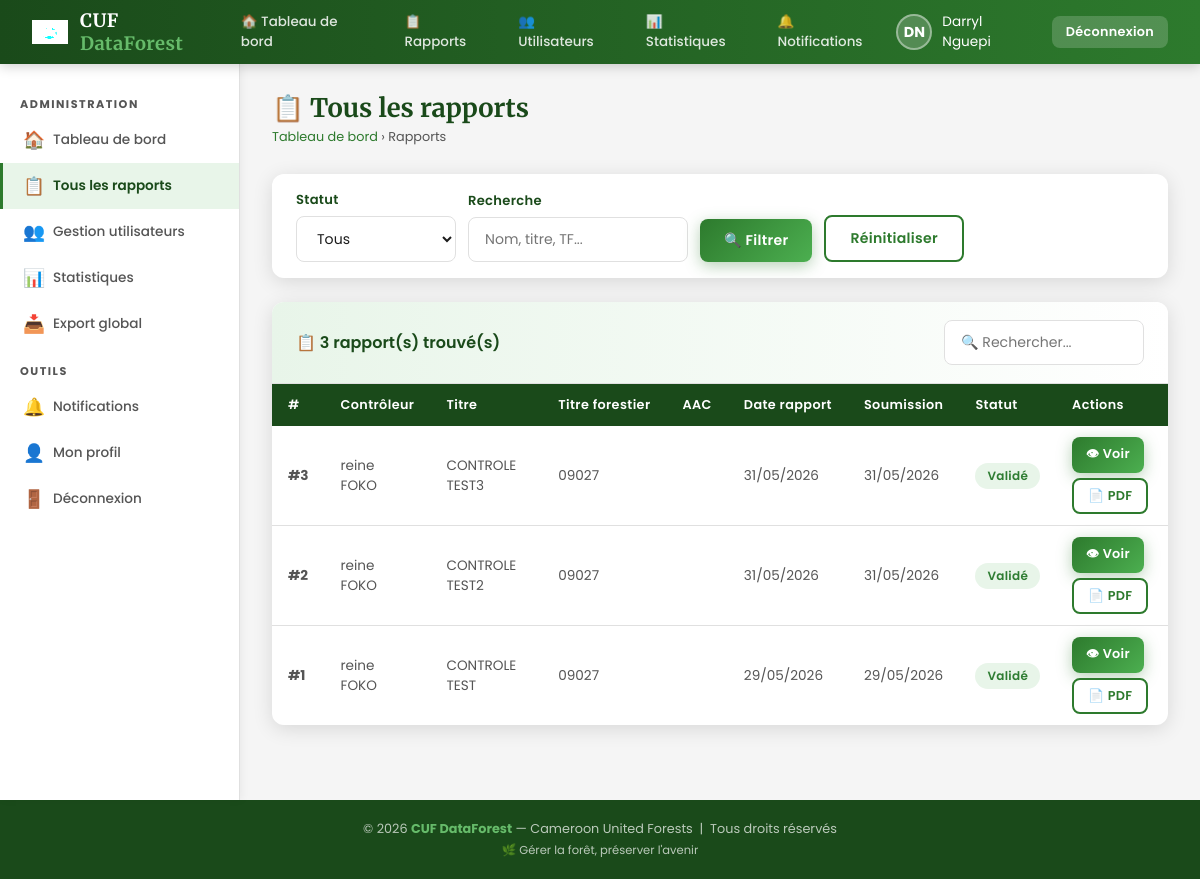
Page /pages/rapports_admin.php (signed in) on the committed database.
### tables this page shows
CREATE TABLE `rapports` (
  `id` int(11) NOT NULL,
  `controleur_id` int(11) NOT NULL,
  `titre` varchar(200) DEFAULT NULL,
  `titre_forestier` varchar(100) DEFAULT NULL,
  `aac` varchar(50) DEFAULT NULL,
  `date_rapport` date NOT NULL,
  `statut` enum('brouillon','soumis','validé','rejeté') DEFAULT 'brouillon',
  `avis_global` text DEFAULT NULL,
  `note_globale` decimal(5,2) DEFAULT NULL,
  `date_soumission` datetime DEFAULT NULL,
  `date_validation` datetime DEFAULT NULL,
  `admin_id` int(11) DEFAULT NULL,
  `commentaire_admin` text DEFAULT NULL,
  `pdf_path` varchar(255) DEFAULT NULL,
  `date_creation` datetime DEFAULT current_timestamp()
);

CREATE TABLE `users` (
  `id` int(11) NOT NULL,
  `nom` varchar(100) NOT NULL,
  `prenom` varchar(100) NOT NULL,
  `email` varchar(150) NOT NULL,
  `password` varchar(255) NOT NULL,
  `role` enum('administrateur','controleur') NOT NULL DEFAULT 'controleur',
  `titre_forestier` varchar(100) DEFAULT NULL,
  `aac` varchar(50) DEFAULT NULL,
  `statut` enum('actif','inactif','en_attente') DEFAULT 'en_attente',
  `date_creation` datetime DEFAULT current_timestamp(),
  `derniere_connexion` datetime DEFAULT NULL
);

### includes/config.php (called while the page is built, shortened)
<?php
function sanitize($data) {
    return htmlspecialchars(strip_tags(trim($data)));
}
?>

### pages/rapports_admin.php (the view, shortened to what this page needs)
<?php
require_once '../includes/config.php';
$db=getDB();
$filter_search=sanitize($_GET['q']??'');
$where='WHERE 1=1';
$stmt=$db->prepare("SELECT r.*,u.nom,u.prenom,u.titre_forestier as tf FROM rapports r JOIN users u ON r.controleur_id=u.id $where ORDER BY r.date_creation DESC");
$stmt->execute();
$rapports=$stmt->get_result()->fetch_all(MYSQLI_ASSOC);
include '../includes/header.php';
?>
<div class="page-header">
    <div><h1 class="page-title">📋 Tous les rapports</h1>
    <div class="breadcrumb"><a href="../dashboard_admin.php">Tableau de bord</a> › Rapports</div></div>
</div>
<div class="card fade-in mb-3">
    <div class="card-body" style="padding:16px 24px;">
        <form method="GET" style="display:flex;gap:12px;flex-wrap:wrap;align-items:flex-end;">
            <div class="form-group mb-0">
                <label>Statut</label>
                <select name="statut" class="form-control" style="width:160px;">
                    <option value="">Tous</option>
                </select>
            </div>
            <div class="form-group mb-0">
                <label>Recherche</label>
                <input type="text" name="q" class="form-control" style="width:220px;" placeholder="Nom, titre, TF..." value="<?=$filter_search?>"/>
            </div>
            <button type="submit" class="btn btn-primary">🔍 Filtrer</button>
            <a href="rapports_admin.php" class="btn btn-secondary">Réinitialiser</a>
        </form>
    </div>
</div>
<div class="card fade-in">
    <div class="card-header">
        <span class="card-title">📋 <?=count($rapports)?> rapport(s) trouvé(s)</span>
        <input type="text" id="table-search" class="form-control" style="width:200px;" placeholder="🔍 Rechercher..."/>
    </div>
    <div class="card-body" style="padding:0;">
        <div class="table-wrapper">
        <table>
            <thead><tr>
                <th>#</th><th>Contrôleur</th><th>Titre</th><th>Titre forestier</th>
                <th>AAC</th><th>Date rapport</th><th>Soumission</th><th>Statut</th><th>Actions</th>
            </tr></thead>
            <tbody>
            <?php foreach($rapports as $r):
                $b=['brouillon'=>'secondary','soumis'=>'warning','validé'=>'success','rejeté'=>'danger'];
            ?>
            <tr>
                <td><strong>#<?=$r['id']?></strong></td>
                <td><?=htmlspecialchars($r['prenom'].' '.$r['nom'])?></td>
                <td><?=htmlspecialchars($r['titre']??'Rapport #'.$r['id'])?></td>
                <td><?=htmlspecialchars($r['titre_forestier']??'-')?></td>
                <td><?=htmlspecialchars($r['aac']??'-')?></td>
                <td><?=date('d/m/Y',strtotime($r['date_rapport']))?></td>
                <td><?=$r['date_soumission']?date('d/m/Y',strtotime($r['date_soumission'])):'-'?></td>
                <td><span class="badge badge-<?=$b[$r['statut']]??'secondary'?>"><?=ucfirst($r['statut'])?></span></td>
                <td style="display:flex;gap:5px;flex-wrap:wrap;">
                    <a href="rapport_detail.php?id=<?=$r['id']?>" class="btn btn-sm btn-primary">👁 Voir</a>
                    <a href="generer_pdf.php?id=<?=$r['id']?>" class="btn btn-sm btn-secondary" target="_blank">📄 PDF</a>
                </td>
            </tr>
            <?php endforeach;?>
            </tbody>
        </table>
        </div>
    </div>
</div>
<?php include '../includes/footer.php';?>

### css/style.css (style rules this page uses)
:root { --vert-fonce: #1a4a1a; --vert-moyen: #2d7a2d; --vert-clair: #4caf50; --vert-pale: #e8f5e9; --vert-accent: #66bb6a; --blanc: #ffffff; --gris-clair: #f5f5f5; --gris-moyen: #e0e0e0; --gris-texte: #555555; --noir-doux: #1c1c1c; --orange-alerte:#ff9800; --rouge: #e53935; --bleu-info: #1976d2; --ombre: 0 4px 20px rgba(0,0,0,0.12); --ombre-forte: 0 8px 32px rgba(0,0,0,0.18); --radius: 12px; --radius-sm: 8px; --transition: all 0.3s ease; }
* { margin: 0; padding: 0; box-sizing: border-box; }
body { font-family: 'Poppins', sans-serif; background: var(--gris-clair); color: var(--noir-doux); min-height: 100vh; }
.form-group { margin-bottom: 18px; }
.form-group label { display: block; font-size: 0.82rem; font-weight: 600; color: var(--vert-fonce); margin-bottom: 6px; letter-spacing: 0.3px; }
.form-control { width: 100%; padding: 11px 16px; border: 1.5px solid var(--gris-moyen); border-radius: var(--radius-sm); font-family: 'Poppins', sans-serif; font-size: 0.88rem; color: var(--noir-doux); background: white; transition: var(--transition); outline: none; }
select.form-control { cursor: pointer; }
.btn { padding: 11px 24px; border: none; border-radius: var(--radius-sm); font-family: 'Poppins', sans-serif; font-size: 0.88rem; font-weight: 600; cursor: pointer; transition: var(--transition); display: inline-flex; align-items: center; gap: 8px; text-decoration: none; letter-spacing: 0.3px; }
.btn-primary { background: linear-gradient(135deg, var(--vert-moyen), var(--vert-clair)); color: white; box-shadow: 0 4px 15px rgba(45,122,45,0.35); }
.btn-secondary { background: white; color: var(--vert-moyen); border: 2px solid var(--vert-moyen); }
.btn-sm { padding: 7px 14px; font-size: 0.8rem; }
.page-header { margin-bottom: 28px; display: flex; align-items: center; justify-content: space-between; flex-wrap: wrap; gap: 12px; }
.page-title { font-family: 'Merriweather', serif; font-size: 1.6rem; color: var(--vert-fonce); display: flex; align-items: center; gap: 10px; }
.breadcrumb { font-size: 0.8rem; color: var(--gris-texte); margin-top: 4px; }
.breadcrumb a { color: var(--vert-moyen); text-decoration: none; }
.card { background: white; border-radius: var(--radius); box-shadow: var(--ombre); overflow: hidden; margin-bottom: 24px; }
.card-header { padding: 18px 24px; border-bottom: 1px solid var(--gris-moyen); display: flex; align-items: center; justify-content: space-between; background: linear-gradient(90deg, var(--vert-pale), white); }
.card-title { font-size: 1rem; font-weight: 600; color: var(--vert-fonce); display: flex; align-items: center; gap: 8px; }
.card-body { padding: 24px; }
.table-wrapper { overflow-x: auto; }
table { width: 100%; border-collapse: collapse; font-size: 0.85rem; }
thead th { background: var(--vert-fonce); color: white; padding: 12px 16px; text-align: left; font-weight: 600; font-size: 0.8rem; letter-spacing: 0.4px; white-space: nowrap; }
thead th:first-child { border-radius: 0; }
tbody tr { border-bottom: 1px solid var(--gris-moyen); transition: var(--transition); }
tbody tr:last-child { border-bottom: none; }
td { padding: 11px 16px; color: var(--gris-texte); vertical-align: middle; }
.badge { display: inline-block; padding: 4px 12px; border-radius: 20px; font-size: 0.75rem; font-weight: 600; letter-spacing: 0.3px; }
.badge-success { background: #e8f5e9; color: #2e7d32; }
.mb-0 { margin-bottom: 0; }
.mb-3 { margin-bottom: 24px; }
.fade-in { animation: fadeIn 0.4s ease forwards; }

### rows in the picture
rapports: id "3", controleur.nom "reine FOKO", titre "CONTROLE TEST3", titre_forestier "09027", date_rapport "31/05/2026", date_soumission "31/05/2026", statut "Validé"
rapports: id "2", controleur.nom "reine FOKO", titre "CONTROLE TEST2", titre_forestier "09027", date_rapport "31/05/2026", date_soumission "31/05/2026", statut "Validé"
rapports: id "1", controleur.nom "reine FOKO", titre "CONTROLE TEST", titre_forestier "09027", date_rapport "29/05/2026", date_soumission "29/05/2026", statut "Validé"

### other values in the picture
$initiales "DN"
count($rapports) "3"
